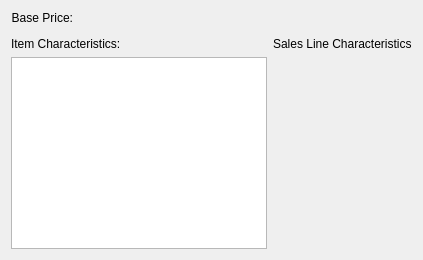
       <widget class="QWidget" name="_itemCharacteristicsTab">
        <attribute name="title">
         <string>Ch&amp;aracteristics</string>
        </attribute>
        <layout class="QVBoxLayout" name="verticalLayout_12">
         <item>
          <layout class="QHBoxLayout" name="horizontalLayout_19">
           <item>
            <widget class="QLabel" name="_baseUnitPriceLit">
             <property name="text">
              <string>Base Price:</string>
             </property>
             <property name="alignment">
              <set>Qt::AlignRight|Qt::AlignTop|Qt::AlignTrailing</set>
             </property>
             <property name="margin">
              <number>5</number>
             </property>
            </widget>
           </item>
           <item>
            <widget class="CurrCluster" name="_baseUnitPrice">
             <property name="minimumSize">
              <size>
               <width>140</width>
               <height>0</height>
              </size>
             </property>
             <property name="format">
              <enum>CurrDisplay::Cost</enum>
             </property>
             <property name="currencyEditable" stdset="0">
              <bool>false</bool>
             </property>
             <property name="enabled">
              <bool>false</bool>
             </property>
            </widget>
           </item>
           <item>
            <spacer name="horizontalSpacer_8">
             <property name="orientation">
              <enum>Qt::Horizontal</enum>
             </property>
             <property name="sizeHint" stdset="0">
              <size>
               <width>40</width>
               <height>20</height>
              </size>
             </property>
            </spacer>
           </item>
          </layout>
         </item>
         <item>
          <layout class="QGridLayout" name="gridLayout">
           <item row="1" column="1">
            <widget class="CharacteristicsWidget" name="_socharView"/>
           </item>
           <item row="1" column="0">
            <widget class="QTreeView" name="_itemcharView">
             <property name="editTriggers">
              <set>QAbstractItemView::AllEditTriggers</set>
             </property>
             <property name="rootIsDecorated">
              <bool>false</bool>
             </property>
             <property name="itemsExpandable">
              <bool>false</bool>
             </property>
            </widget>
           </item>
           <item row="0" column="0">
            <widget class="XLabel" name="_soItemCharLit">
             <property name="text">
              <string>Item Characteristics:</string>
             </property>
            </widget>
           </item>
           <item row="0" column="1">
            <widget class="XLabel" name="_soCharLit">
             <property name="text">
              <string>Sales Line Characteristics</string>
             </property>
            </widget>
           </item>
          </layout>
         </item>
        </layout>
       </widget>
